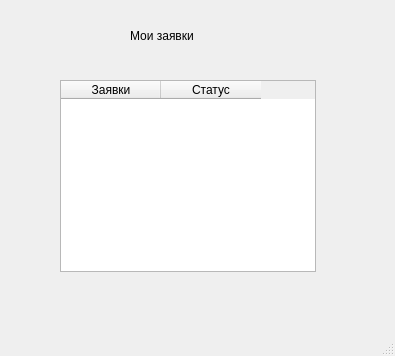
<?xml version="1.0" encoding="UTF-8"?>
<ui version="4.0">
 <class>MainWindow7</class>
 <widget class="QMainWindow" name="MainWindow7">
  <property name="geometry">
   <rect>
    <x>0</x>
    <y>0</y>
    <width>395</width>
    <height>356</height>
   </rect>
  </property>
  <property name="windowTitle">
   <string>MainWindow</string>
  </property>
  <widget class="QWidget" name="centralwidget">
   <widget class="QLabel" name="label">
    <property name="geometry">
     <rect>
      <x>130</x>
      <y>20</y>
      <width>151</width>
      <height>31</height>
     </rect>
    </property>
    <property name="styleSheet">
     <string notr="true">font: 75 8pt &quot;MS Shell Dlg 2&quot;;
font: 14pt &quot;MS Shell Dlg 2&quot;;</string>
    </property>
    <property name="text">
     <string>Мои заявки</string>
    </property>
   </widget>
   <widget class="QTableWidget" name="tableWidget">
    <property name="geometry">
     <rect>
      <x>60</x>
      <y>80</y>
      <width>256</width>
      <height>192</height>
     </rect>
    </property>
    <column>
     <property name="text">
      <string>Заявки</string>
     </property>
    </column>
    <column>
     <property name="text">
      <string>Статус</string>
     </property>
    </column>
   </widget>
  </widget>
  <widget class="QMenuBar" name="menubar">
   <property name="geometry">
    <rect>
     <x>0</x>
     <y>0</y>
     <width>395</width>
     <height>26</height>
    </rect>
   </property>
  </widget>
  <widget class="QStatusBar" name="statusbar"/>
 </widget>
 <resources/>
 <connections/>
</ui>
